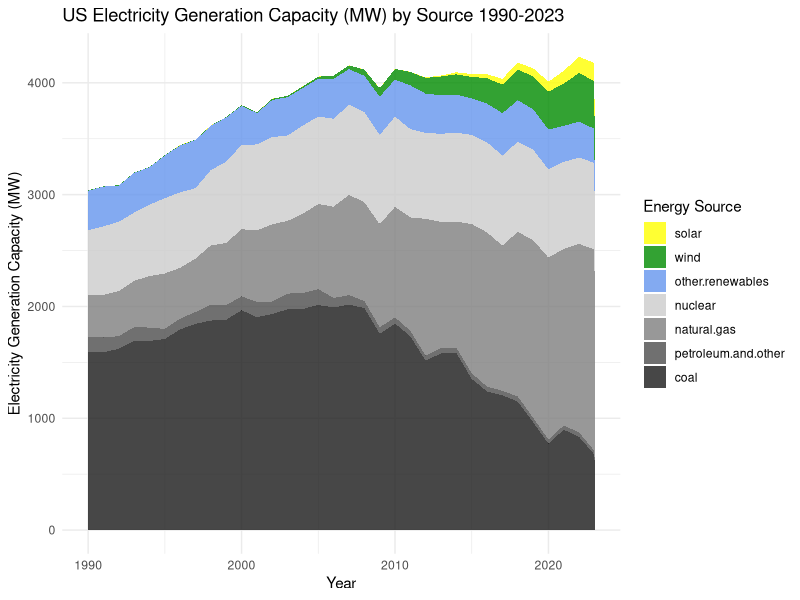
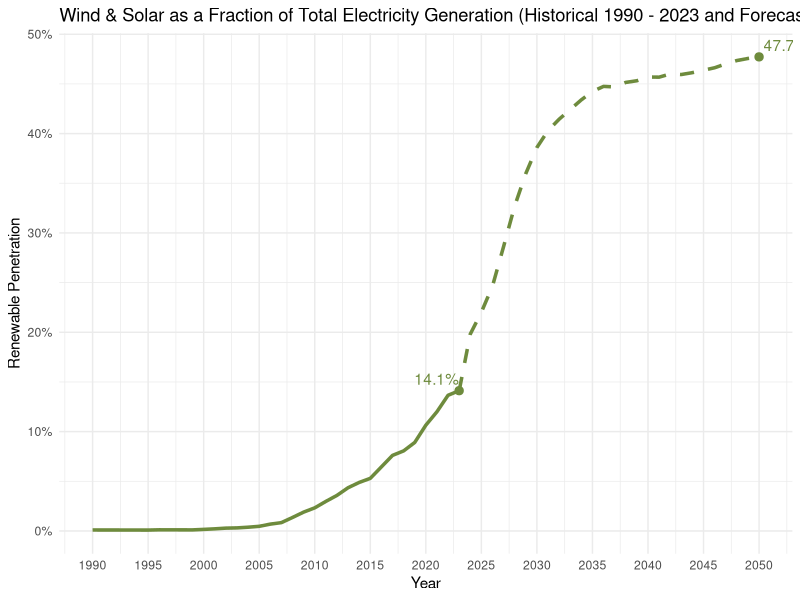
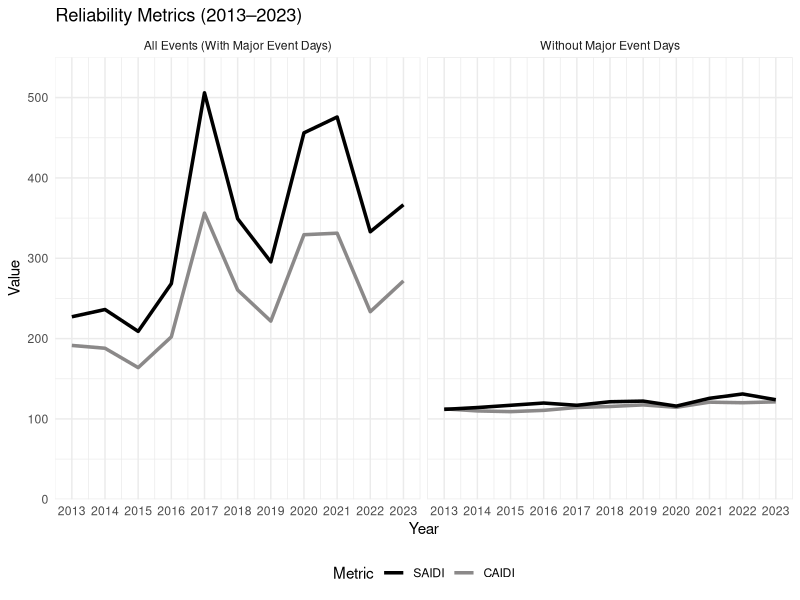
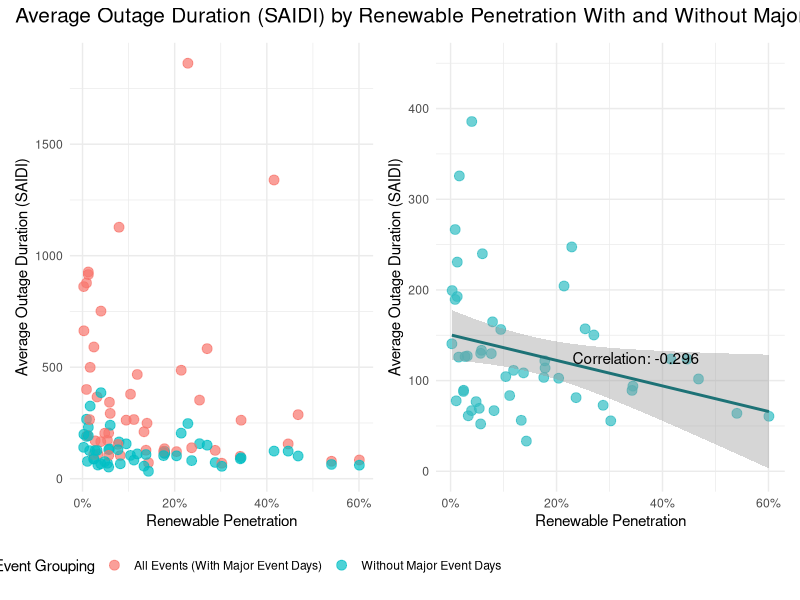
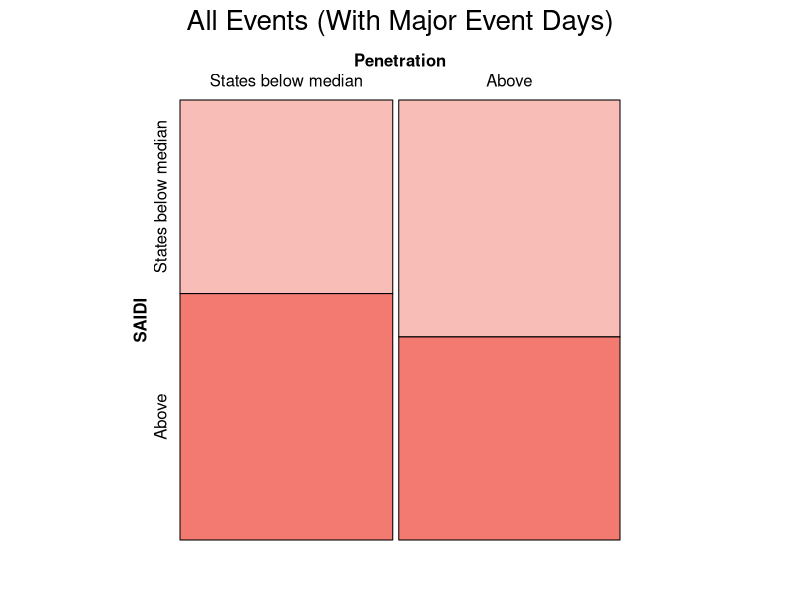
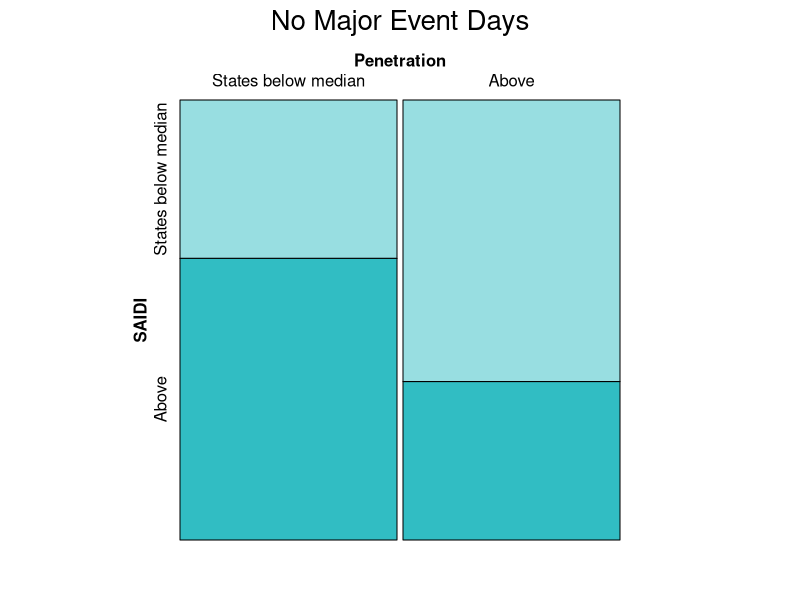
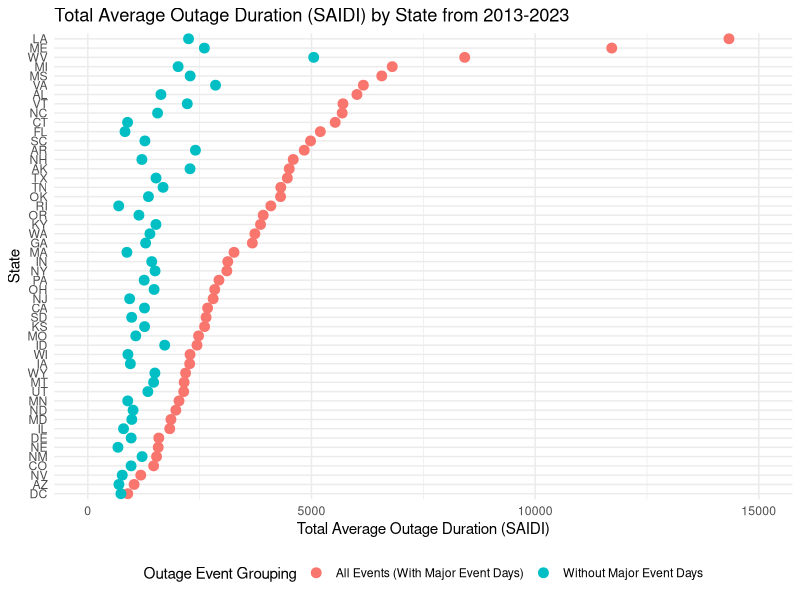
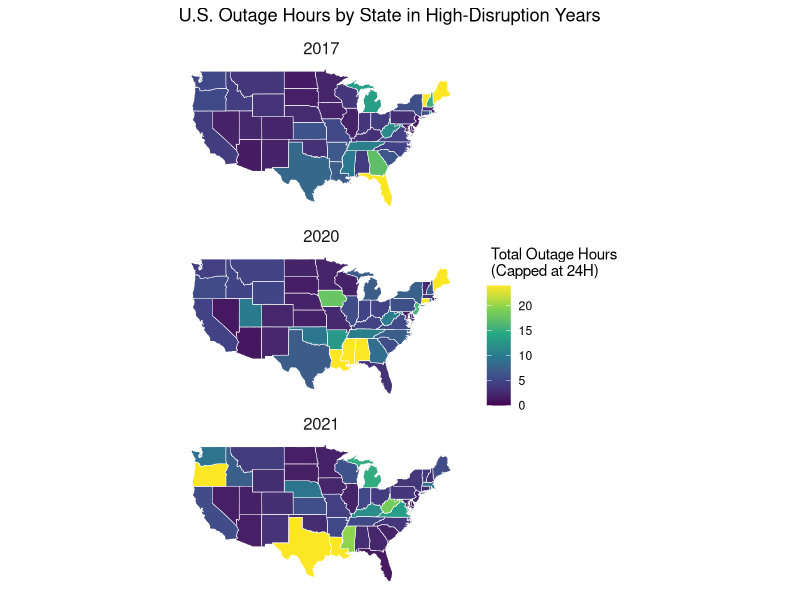

R code for these plots, in order:
## ---- chunk 1
suppressPackageStartupMessages(library(ggplot2))
suppressPackageStartupMessages(library(dplyr))
suppressPackageStartupMessages(library(tidyr))
suppressPackageStartupMessages(library(scales))
suppressPackageStartupMessages(library(sf))
suppressPackageStartupMessages(library(maps))
suppressPackageStartupMessages(library(viridis))
suppressPackageStartupMessages(library(readr))
suppressPackageStartupMessages(library(vcd))
suppressPackageStartupMessages(library(patchwork))
suppressPackageStartupMessages(library(gridExtra))
## ---- chunk 2
us_gen_data <- read.csv("US_generation.csv")

colnames(us_gen_data)[1] <- "Year"

us_gen_data <- us_gen_data |>
  filter(Year >= 1990)

data1_long <- us_gen_data |>
  select(Year, wind, solar, `coal`, `natural.gas`, `nuclear`, `other.renewables`, `petroleum.and.other`) |>
  pivot_longer(cols = -Year, names_to = "Energy_Source", values_to = "Generation")

# Set factor levels (wind and solar at the top)
data1_long$Energy_Source <- factor(data1_long$Energy_Source, 
                                  levels = c("solar","wind","other.renewables", "nuclear", "natural.gas",
                                             "petroleum.and.other", "coal"))
# Area Chart
ggplot(data1_long, aes(x = Year, y = Generation, fill = Energy_Source)) +
  geom_area(alpha = 0.8, position = "stack") +
  scale_fill_manual(values = c("coal" = "gray10", 
                               "natural.gas" = "gray50", 
                               "nuclear" = "gray80", 
                               "other.renewables" = "cornflowerblue", 
                               "petroleum.and.other" = "gray30",
                               "wind" = "green4",
                               "solar" = "yellow")) +
  labs(title = "US Electricity Generation Capacity (MW) by Source 1990-2023",
       x = "Year",
       y = "Electricity Generation Capacity (MW)",
       fill = "Energy Source") +
  theme_minimal()
## ---- chunk 3

# Add a new column to calculate the fraction of wind + solar generation
data2 <- us_gen_data |>
  mutate(
    Total_Generation = wind + solar + coal + natural.gas + nuclear + other.renewables + petroleum.and.other,
    Wind_Solar_Fraction = (wind + solar) / Total_Generation
  )

# Find the last data point
last_point <- data2 |> filter(Year == max(Year))

# Load and prepare the forecast data in R
forecast <- read.csv("Renewable_Energy_Forecast.csv") |>
  select(Year, Solar_Wind_Fraction) |>
  rename(Solar_Wind_Fraction = Solar_Wind_Fraction)

# Combine the historical and forecast data for plotting
combined_data <- bind_rows(
  data2 |> select(Year, Wind_Solar_Fraction) |> rename(Fraction = Wind_Solar_Fraction),
  forecast |> rename(Fraction = Solar_Wind_Fraction)
)

# Find the last data point
last_point2 <- forecast |> filter(Year == max(Year))

# Plot with the forecast
ggplot(data2, aes(x = Year, y = Wind_Solar_Fraction)) +
  geom_line(color = "darkolivegreen4", linewidth = 1.2) +
  geom_line(data = forecast, aes(x = Year, y = Solar_Wind_Fraction),
            color = "darkolivegreen4", linetype = "dashed", linewidth = 1.2) +
  geom_point(data = last_point, aes(x = Year, y = Wind_Solar_Fraction), 
             size = 2.5, color = "darkolivegreen4") +
  geom_text(data = last_point, aes(label = scales::percent(Wind_Solar_Fraction, accuracy = 0.1)),
            vjust = -0.5, hjust = 1, color = "darkolivegreen4") +
  geom_text(data = forecast |> filter(Year == 2050),
            aes(x = Year, y = Solar_Wind_Fraction,
                label = scales::percent(Solar_Wind_Fraction, accuracy = 0.1)),
            vjust = -0.5, hjust = -0.1, color = "darkolivegreen4") + 
 geom_point(data = last_point2, aes(x = Year, y = Solar_Wind_Fraction), 
             size = 2.5, color = "darkolivegreen4") +
  labs(title = "Wind & Solar as a Fraction of Total Electricity Generation (Historical 1990 - 2023 and Forecast 2024-2050)",
       x = "Year",
       y = "Renewable Penetration") +
  theme_minimal() +
  scale_y_continuous(labels = scales::percent_format())+
  scale_x_continuous(breaks = seq(1990, 2050, by = 5)) 
## ---- chunk 4

t1_reliability <- read.csv("T1_Reliability.csv")

t1_reliability <- t1_reliability |>
   filter(`Event_Category` %in% c("IEEE_All_Events", "IEEE_No_Major_Events"))

t1_reliability$Year <- as.integer(t1_reliability$Year)

# Reshape the data to a long format for plotting
data3_long <- t1_reliability  |>
  pivot_longer(cols = c(SAIDI, CAIDI), names_to = "Metric", values_to = "Value")

# Plot the line graph faceted by Event Category
ggplot(data3_long, aes(x = Year, y = Value, color = Metric)) +
  geom_line(linewidth = 1.2) +
  scale_x_continuous(breaks = seq(2013, 2023, 1)) +
  scale_y_continuous(limits = c(0, 550), expand = c(0, 0)) + 
  scale_color_manual(values = c("SAIDI" = 'black',"CAIDI" = 'snow4'),
                     breaks = c("SAIDI","CAIDI")) +
  labs(title = "Reliability Metrics (2013–2023)",
       x = "Year",
       y = "Value",
       color = "Metric") +
  facet_wrap(~ `Event_Category`,
             labeller = labeller(`Event_Category` = c("IEEE_All_Events" = "All Events (With Major Event Days)",
                                                      "IEEE_No_Major_Events" = "Without Major Event Days"))) +
  theme_minimal() +
  theme(legend.position = 'bottom')
## ---- chunk 5
# Load reliability metrics (SAIDI) from 2013-2023 by state
t4_rbs <- read_csv("T4_ReliabilityByState.csv")

# Pivot longer by state and filter to IEEE All Events
data_rbs <- t4_rbs |>
  pivot_longer(cols = c('CT':'HI'),names_to = 'state', values_to = 'SAIDI') |>
  filter(Method == 'IEEE',
         Event_Grouping == 'All Events (With Major Event Days)')

# Create 2023-only version with major event days
rbs_2023 <- data_rbs |>
  filter(Census_Division == '2023') |>
  select(state, SAIDI)

# Create 2023-only version without major event days
rbs_2023_no_major <- t4_rbs |>
  pivot_longer(cols = c('CT':'HI'),names_to = 'state', values_to = 'SAIDI') |>
  filter(Method == 'IEEE',
         Event_Grouping == 'Without Major Event Days',
         Census_Division == '2023') |>
  select(state, SAIDI)

# Load renewable penetration from 2023 by state
state_generation_2023 <- read_csv('state_generation_2023.csv')

# Calculate generation by energy type by state
state_generation_2023 <- state_generation_2023 |>
  group_by(state, source) |>
  summarise(generation = sum(generation))

# Derive renewable penetration from generation
state_pen_2023 <- state_generation_2023 |>
  pivot_wider(names_from = source, values_from = generation, values_fill = 0) |>
  mutate(total_gen = coal + natural.gas + other.renewables + petroleum.and.other + solar + wind + nuclear,
         wind_solar = wind + solar,
         w_s_pen = wind_solar/total_gen)

# Create combo dataset that disregards event grouping type
rbs_2023_combo <- t4_rbs |>
  pivot_longer(cols = c('CT':'HI'),names_to = 'state', values_to = 'SAIDI') |>
  filter(Method == 'IEEE',
         Event_Grouping %in% c('Without Major Event Days','All Events (With Major Event Days)'),
         Census_Division == '2023') |>
  select(state, SAIDI, Event_Grouping)

# Join reliability (SAIDI) with renewable penetration by state with major event days
scatter_state_2023 <- state_pen_2023 |>
  left_join(rbs_2023, by = 'state') |>
  select(state, w_s_pen, SAIDI)

# Join reliability (SAIDI) with renewable penetration by state without major event days
scatter_state_2023_no_major <- state_pen_2023 |>
  left_join(rbs_2023_no_major, by = 'state') |>
  select(state, w_s_pen, SAIDI)

# Join reliability (SAIDI) with renewable penetration by state for combo version 
scatter_state_2023_combo <- state_pen_2023 |>
  left_join(rbs_2023_combo, by = 'state') |>
  select(state, w_s_pen, SAIDI, Event_Grouping)

# Store scatter plot colored by event grouping type
plot2 <- ggplot(data = scatter_state_2023_combo, mapping = aes(x = w_s_pen, y = SAIDI, color = Event_Grouping)) +
  geom_point(alpha = .7, size = 3) +
  # coord_cartesian(ylim = c(0,1850)) + 
  scale_x_continuous(labels = scales::percent_format()) +
  labs(x = "Renewable Penetration",
       y = "Average Outage Duration (SAIDI)",
       color = "Outage Event Grouping") +
  theme_minimal() +
  theme(legend.position = 'bottom')

# Get rid of Hawaii (NA) to calculate correlation coefficient
no_hawaii <-scatter_state_2023_no_major |>
  filter(state != 'HI')

# Calc corr coeff
cc <- cor(no_hawaii$w_s_pen, no_hawaii$SAIDI)

# Store second scatter plot, a version zoomed in on without major event days that includes a regression
plot3 <- ggplot(data = filter(scatter_state_2023_combo, Event_Grouping == 'Without Major Event Days'), mapping = aes(x = w_s_pen, y = SAIDI)) +
  geom_point(alpha = .7, size = 3, color = '#31bdc3') +
  geom_smooth(data = filter(scatter_state_2023_combo, Event_Grouping == 'Without Major Event Days'),
              method = 'lm',
              color = '#1d7276') +
  annotate("text", x = .35, y = 125, label = paste("Correlation:", round(cc, 3))) +
  coord_cartesian(ylim = c(0, 450)) +
  scale_x_continuous(labels = scales::percent_format()) +
  labs(x = "Renewable Penetration",
       y = "Average Outage Duration (SAIDI)") +
  theme_minimal()

# Patch plots together
plot2 + plot3 +
  plot_layout(widths = c(2, 2.3)) +
  plot_annotation(title = 'Average Outage Duration (SAIDI) by Renewable Penetration With and Without Major Events in 2023',
                  theme = theme(plot.title = element_text(size = 15)))
## ---- chunk 6
# Store median of renewable penetration and of SAIDI with major events
all_events_pen_med <- median(scatter_state_2023$w_s_pen)
all_events_SAIDI_med <- median(scatter_state_2023$SAIDI)

# Prep data with major events for mosaic plot
all_events_mos <- scatter_state_2023 |>
  mutate(Penetration = factor(if_else(w_s_pen >= all_events_pen_med, 'Above', 'States below median'),
                              levels = c('States below median','Above')),
         SAIDI = factor(if_else(SAIDI >= all_events_SAIDI_med, 'Above', 'States below median'),
                        levels = c('States below median','Above'))) |>
  select(-w_s_pen)

# Store median of renewable penetration and of SAIDI without major events
no_major_pen_med <- median(no_hawaii$w_s_pen)
no_major_SAIDI_med <- median(no_hawaii$SAIDI)

# Prep data without major events for mosaic plot
no_major_mos <- no_hawaii |>
  mutate(Penetration = factor(if_else(w_s_pen >= no_major_pen_med, 'Above', 'States below median'),
                              levels = c('States below median','Above')),
         SAIDI = factor(if_else(SAIDI >= no_major_SAIDI_med, 'Above', 'States below median'),
                        levels = c('States below median','Above'))) |>
  select(-w_s_pen)

# Create mosaic plots for both event grouping types
mosaic(SAIDI ~ Penetration, all_events_mos, direction = c("v", "h"),
       main = "All Events (With Major Event Days)",
       highlighting_fill = c('#f37a717F','#f37a71'))
mosaic(SAIDI ~ Penetration, no_major_mos, direction = c("v", "h"),
       main = 'No Major Event Days',
       highlighting_fill = c('#31bdc37F','#31bdc3'))
## ---- chunk 7
# Sum SAIDI across the decade of data with all major events
decade_SAIDI_all <- data_rbs |>
  filter(state != 'HI') |>
  group_by(state) |>
  summarise(SAIDI_all = sum(SAIDI))

# Sum SAIDI across the decade of data without major events
decade_SAIDI_nm <- t4_rbs |>
  pivot_longer(cols = c('CT':'HI'),names_to = 'state', values_to = 'SAIDI') |>
  filter(Method == 'IEEE',
         Event_Grouping == 'Without Major Event Days',
         state != 'HI') |>
  group_by(state) |>
  summarise(SAIDI_nm = sum(SAIDI))

# Join datasets
bar <- decade_SAIDI_all |>
  left_join(decade_SAIDI_nm, by = 'state')

# Order states by SAIDI with all major events
bar$state <- reorder(bar$state, bar$SAIDI_all)

# Create Cleveland dotplot colored by event grouping type
ggplot(bar, mapping = aes(y = state, x = SAIDI_all, color = 'All Events (With Major Event Days)')) +
  geom_point(size = 3) +
  geom_point(size = 3, mapping = aes(x = SAIDI_nm, color = 'Without Major Event Days')) +
  scale_x_continuous(limits = c(0, 15000)) +
  labs(x = 'Total Average Outage Duration (SAIDI)',
       y = 'State',
       title = 'Total Average Outage Duration (SAIDI) by State from 2013-2023',
       color = 'Outage Event Grouping') +
  theme_minimal() +
  theme(legend.position = 'bottom')
## ---- chunk 8

data5 <- read.csv("T4_ReliabilityByState.csv")
# State abbreviations and full names
state_abbrev <- tibble(
  state_full = tolower(state.name),
  state_abbrev = state.abb
)

filtered_data5 <- data5 |>
  filter(Method == "IEEE", 
         Event_Grouping == "All Events (With Major Event Days)",
         Census_Division %in% c(2017, 2020, 2021),
         !is.na(Census_Division)) |>
  select(-Method, -Event_Grouping, -HI, -AK)

# Reshape the data into a long format
long_data5 <- filtered_data5 |>
  pivot_longer(cols = -Census_Division, names_to = "state_abbrev", values_to = "value")

# Convert values from minutes to hours and cap at 24 hours
long_data5 <- long_data5 |>
  mutate(value = pmin(value / 60, 24)) 

# Load state geometries
us_states <- st_as_sf(maps::map("state", plot = FALSE, fill = TRUE))
us_states <- us_states |>
  mutate(state_full = ID) |>
  left_join(state_abbrev, by = c("state_full" = "state_full")) 

# Merge data with geometries
mapped_data <- us_states |>
  left_join(long_data5, by = c("state_abbrev" = "state_abbrev")) |>
  filter(state_abbrev != "DC")

# Plot the map with facets for Census Division
ggplot(data = mapped_data) +
  geom_sf(aes(fill = value), color = "white", lwd = 0.2) +
  scale_fill_viridis_c(option = "viridis", na.value = "gray80", limits = c(0, 24)) +
  labs(title = "U.S. Outage Hours by State in High-Disruption Years",
       fill = " Total Outage Hours\n (Capped at 24H)") +
  facet_wrap(~ Census_Division, ncol = 1) + # Facet by Census Division
  theme_minimal() +
  theme(
    axis.text = element_blank(),
    axis.ticks = element_blank(),
    panel.grid = element_blank(),
    strip.text = element_text(size = 12) 
  )
## ---- chunk 9
# Read the data
saidi_data <- read.csv("Texas_Daily_SAIDI.csv")

# Convert Date column to Date type
saidi_data$Date <- as.Date(saidi_data$Date, format = "%m/%d/%y")

highlight_period <- data.frame(
  xmin = as.Date("2021-02-10"),
  xmax = as.Date("2021-02-25"),
  ymin = -Inf,
  ymax = Inf,
  label = "Winter Storm Uri"
)

# Plot the data
ggplot(saidi_data, aes(x = Date, y = Daily.SAIDI)) +
  geom_rect(data = highlight_period, 
            aes(xmin = xmin, xmax = xmax, ymin = ymin, ymax = ymax, fill = label),
            alpha = 0.8, inherit.aes = FALSE) +
  scale_fill_manual(name = "", values = c("Winter Storm Uri" = "#f3ff52")) +
  geom_line(color = "black", linewidth = .75) +
  labs(title = "Daily Outage Duration (SAIDI) in Texas in 2021",
       x = NULL,
       y = "Daily Outage Duration (SAIDI)") +
  theme_minimal() +
  theme(legend.position = "bottom")

## ---- chunk 10
area <- read_csv('StateAreaMeasurements.csv')

area_rbs <- rbs_2023_combo |>
  left_join(area, by = 'state')

area_rbs

ggplot(area_rbs, mapping = aes(x = total, y = SAIDI, color = Event_Grouping)) +
  geom_point()
## ---- chunk 11
area_rbs <- rbs_2023_combo |>
  left_join(area, by = 'state') |>
  filter(Event_Grouping == 'Without Major Event Days')

area_rbs

ggplot(area_rbs, mapping = aes(x = total, y = SAIDI)) +
  geom_point() +
  geom_smooth(method = 'lm')
## ---- chunk 12
area_rbs <- rbs_2023_combo |>
  left_join(area, by = 'state')

area_rbs

ggplot(area_rbs, mapping = aes(x = land, y = SAIDI, color = Event_Grouping)) +
  geom_point()
